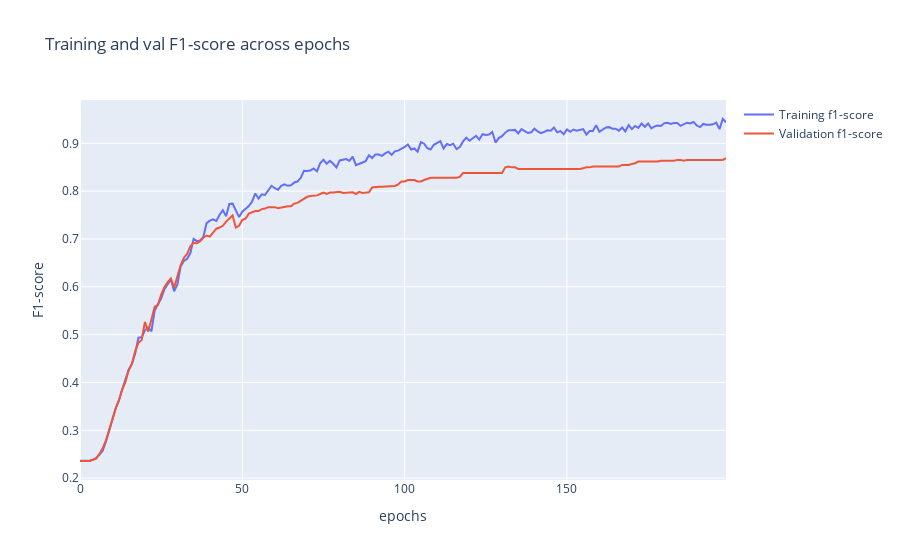

The notebook cell saved with this chart:
### Code cell
fig = go.Figure(data=[
                      go.Scatter(
                          y=history.history["f1_score"],
                          name="Training f1-score",
                          mode="lines",
                      ),
                      go.Scatter(
                          y=history.history["val_f1_score"],
                          name="Validation f1-score",
                          mode="lines",
                      )
])
fig.update_layout(
    title='Training and val F1-score across epochs',
    xaxis_title='epochs',
    yaxis_title='F1-score'    
)
fig.show()

### Figure 1 — Plotly figure (JSON) as saved in the notebook; plotly's stock layout.template omitted (floating-point values rounded to 4 significant figures; data arrays with more than 128 entries replaced by an {"elided": "..."} marker saying what was removed)
{"data": [{"mode": "lines", "name": "Training f1-score", "type": "scatter", "y": {"elided": "200 float values"}}, {"mode": "lines", "name": "Validation f1-score", "type": "scatter", "y": {"elided": "200 float values"}}], "layout": {"title": {"text": "Training and val F1-score across epochs"}, "xaxis": {"title": {"text": "epochs"}}, "yaxis": {"title": {"text": "F1-score"}}}}
